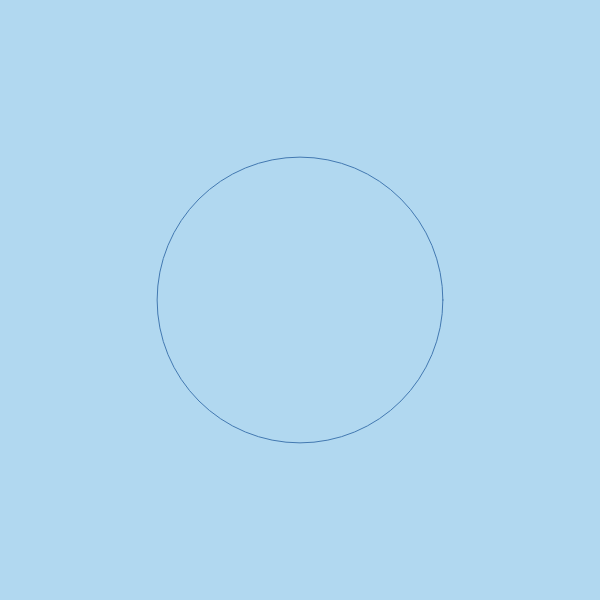
Frame 1 (no input)
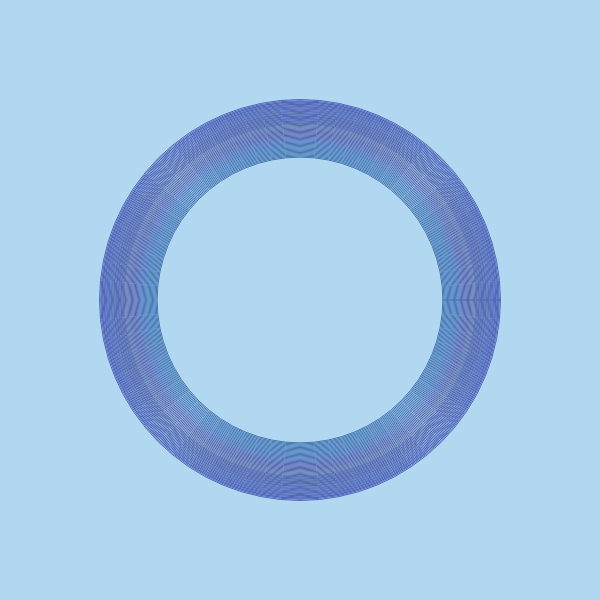
Frame 60 (no input)
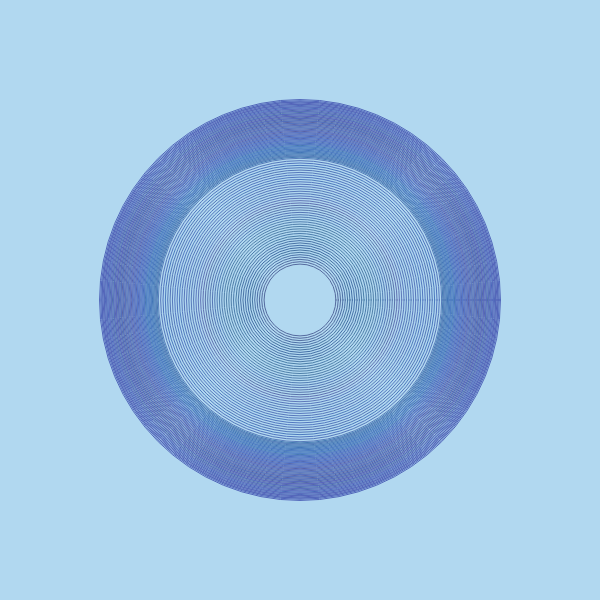
Frame 120 (the mouse pressed at the canvas centre since frame 60)

The p5.js sketch that drew these frames (run headless with seeded random() and noise() and a simulated clock; from frame 60 on, the mouse is pressed at the canvas centre):

// p5.js sketch
// ── sketch.js
let startX;
let startY;
let endX;
let endY;

let deltaStartX;
let deltaStartY;
let deltaEndX;
let deltaEndY;

let r;
let g;
let b;

function setup() {
  createCanvas(600, 600);

  startX = random(width);
  startY = random(height);
  endX = random(width);
  endY = random(height);

  const range = 5;
  deltaStartX = random(-range/2, range);
  deltaStartY = random(-range, range/2);
  deltaEndX = random(-range, range);
  deltaEndY = random(-range/4, range);

  r = random(255);
  g = random(255);
  b = random(255);

  noFill();
  background(177, 216, 240);
}

function draw() {

  stroke(r, g, b);
  
  circle(300, 300, startX/1.5);
 
  r += random(-5, 5);
  g += random(-5, 5);
  b += random(-5, 5);

  r = constrain(r, 0, 255);
  g = constrain(g, 0, 255);
  b = constrain(b, 0, 255);

  startX += deltaStartX;
  startY += deltaStartY;
  endX += deltaEndX;
  endY += deltaEndY;

  if(startX < 0 || startX > width){
    deltaStartX *= -2;
  }

  if(startY < 0 || startY > height){
    deltaStartY *= -3;
  }

  if(endX < 0 || endX > width){
    deltaEndX *= -1;
  }

  if(endY < 0 || endY > height){
    deltaEndY *= -1;
  }
}
